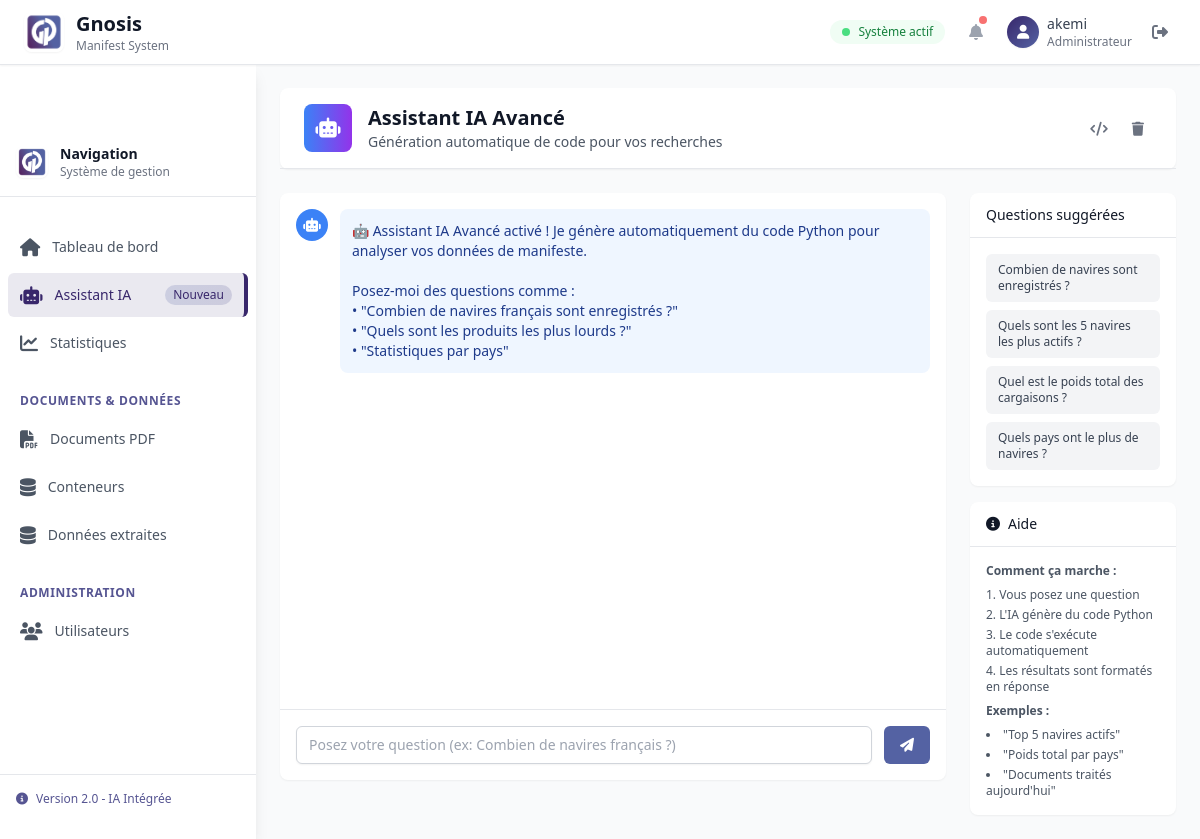
Page /chatbot/advanced/ (signed in) on the earlier database version.
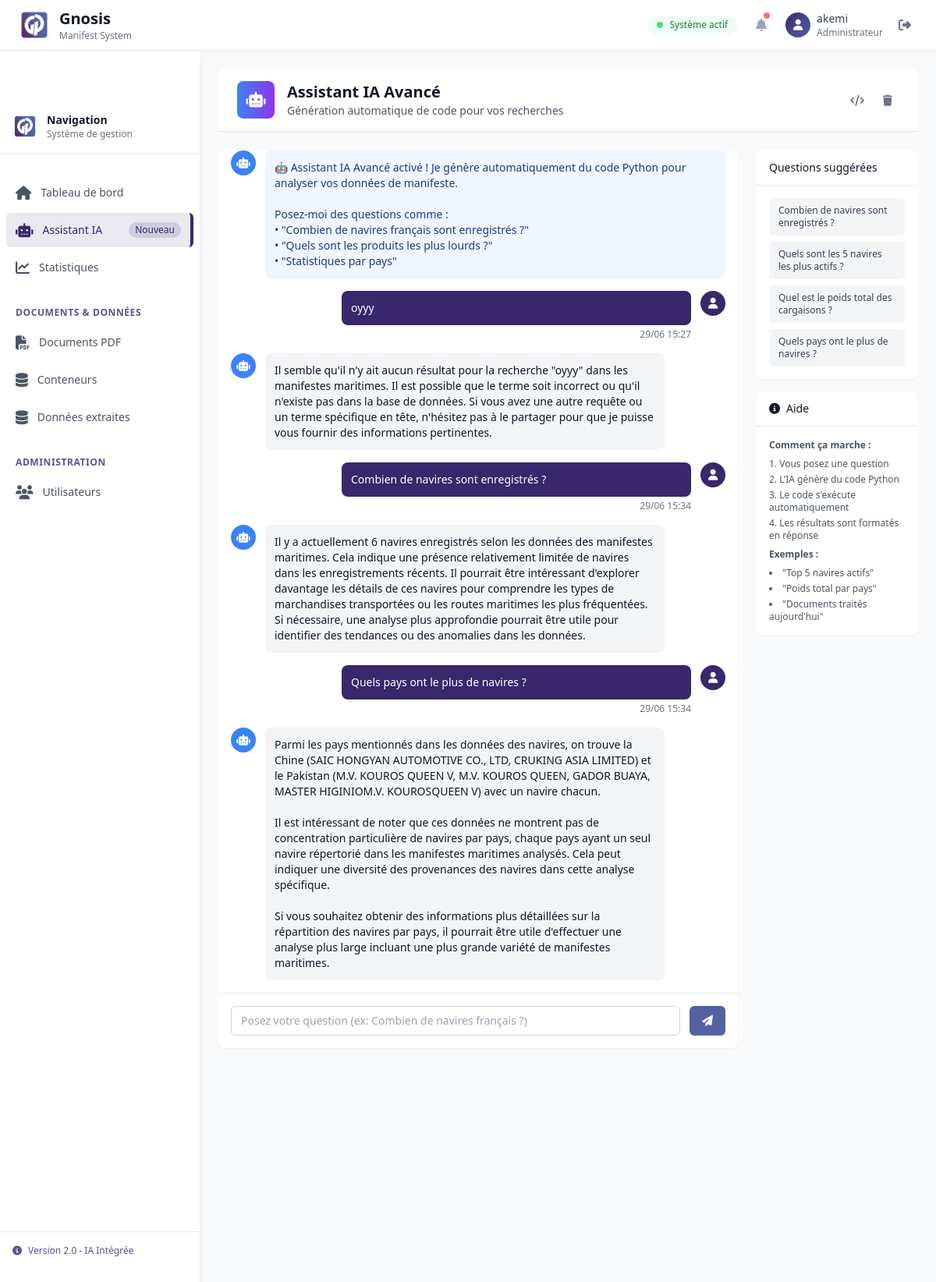
Same page on the later database version.
### manifest_app/models.py (models this page shows, shortened)
class ChatMessage(models.Model):
    user = models.ForeignKey(User, on_delete=models.CASCADE)
    message = models.TextField()
    response = models.TextField()
    intent = models.JSONField(null=True, blank=True)
    created_at = models.DateTimeField(auto_now_add=True)
    class Meta:
        ordering = ['-created_at']

### manifest_app/views.py (the view)
# urls.py: path('chatbot/advanced/', views.chatbot_advanced_view, name='chatbot_advanced'),
@login_required
def chatbot_advanced_view(request):
    chat_history = ChatMessage.objects.filter(user=request.user)[:10]
    try:
        chatbot_service = ChatbotService()
        suggested_questions = chatbot_service.get_suggested_questions()
    except Exception as e:
        suggested_questions = [
            "Combien de navires sont enregistrés ?",
            "Quels sont les 5 navires les plus actifs ?",
            "Quel est le poids total des cargaisons ?",
            "Quels pays ont le plus de navires ?",
        ]
    context = {
        'chat_history': chat_history,
        'suggested_questions': suggested_questions,
    }
    return render(request, 'manifest_app/chatbot_advanced.html', context)

### templates/manifest_app/chatbot_advanced.html (shortened to what the changed rows need)
{% extends 'base.html' %}
{% block content %}
<div class="max-w-6xl mx-auto space-y-4 md:space-y-6">
    <div class="bg-white shadow-sm rounded-lg">
        <div class="px-4 py-3 sm:px-6 sm:py-4 border-b border-gray-200">
            <div class="flex items-center justify-between">
                <div class="flex items-center">
                    <div>
                        <h1 class="text-lg sm:text-xl font-bold text-gray-900">Assistant IA Avancé</h1>
                    </div>
                </div>
            </div>
        </div>
    </div>
    <div class="grid grid-cols-1 lg:grid-cols-4 gap-6">
        <div class="lg:col-span-3">
            <div class="bg-white shadow-sm rounded-lg flex flex-col" style="height: 70vh;">
                <div id="chatMessages" class="flex-1 overflow-y-auto p-4 space-y-4">
                    {% for chat in chat_history reversed %}
                    <div class="flex items-start space-x-3 justify-end">
                        <div class="flex-1 max-w-xs sm:max-w-md">
                            <div class="bg-primary-500 text-white rounded-lg p-3">
                                <p class="text-sm">{{ chat.message }}</p>
                            </div>
                            <p class="text-xs text-gray-500 mt-1 text-right">{{ chat.created_at|date:"d/m H:i" }}</p>
                        </div>
                        <div class="flex-shrink-0">
                            <div class="w-8 h-8 bg-primary-500 rounded-full flex items-center justify-center">
                                <i class="fas fa-user text-white text-sm"></i>
                            </div>
                        </div>
                    </div>
                    <div class="flex items-start space-x-3">
                        <div class="flex-shrink-0">
                            <div class="w-8 h-8 bg-blue-500 rounded-full flex items-center justify-center">
                                <i class="fas fa-robot text-white text-sm"></i>
                            </div>
                        </div>
                        <div class="flex-1 max-w-xs sm:max-w-md lg:max-w-lg">
                            <div class="bg-gray-100 rounded-lg p-3">
                                <p class="text-sm text-gray-900 whitespace-pre-wrap">{{ chat.response }}</p>
                            </div>
                        </div>
                    </div>
                    {% endfor %}
                </div>
            </div>
        </div>
        <div class="lg:col-span-1 space-y-4">
            <div class="bg-white shadow-sm rounded-lg">
                <div class="p-4">
                    <div class="space-y-2">
                        {% for question in suggested_questions %}
                        <button onclick="sendSuggestedQuestion('{{ question|escapejs }}')"
                                class="w-full text-left text-xs bg-gray-100 hover:bg-gray-200 text-gray-700 px-3 py-2 rounded-md transition-colors">
                            {{ question }}
                        </button>
                        {% endfor %}
                    </div>
                </div>
            </div>
        </div>
    </div>
</div>
{% endblock %}

Differences in the rows shown:
added ChatMessage: message "oyyy", created_at "29/06 15:27", response "Il semble qu'il n'y ait aucun résultat pour la recherche \"oyyy\" dans les manifestes maritimes. Il est possible que le terme soit incorrect ou qu'il n'existe pas dans la base de données. Si vous avez une autre requête ou un terme spécifique en tête, n'hésitez pas à le partager pour que je puisse vous fournir des informations pertinentes."
added ChatMessage: message "Combien de navires sont enregistrés ?", created_at "29/06 15:34", response "Il y a actuellement 6 navires enregistrés selon les données des manifestes maritimes. Cela indique une présence relativement limitée de navires dans les enregistrements récents. Il pourrait être intéressant d'explorer davantage les détails de ces navires pour comprendre les types de marchandises transportées ou les routes maritimes les plus fréquentées. Si nécessaire, une analyse plus approfondie pourrait être utile pour identifier des tendances ou des anomalies dans les données."
added ChatMessage: message "Quels pays ont le plus de navires ?", created_at "29/06 15:34", response "Parmi les pays mentionnés dans les données des navires, on trouve la Chine (SAIC HONGYAN AUTOMOTIVE CO., LTD, CRUKING ASIA LIMITED) et le Pakistan (M.V. KOUROS QUEEN V, M.V. KOUROS QUEEN, GADOR BUAYA, MASTER HIGINIOM.V. KOUROSQUEEN V) avec un navire chacun. Il est intéressant de noter que ces données ne montrent pas de concentration particulière de navires par pays, chaque pays ayant un seul navire répertorié dans les manifestes maritimes analysés. Cela peut indiquer une diversité des provenances des navires dans cette analyse spécifique. Si vous souhaitez obtenir des informations plus détaillées sur la répartition des navires par pays, il pourrait être utile d'effectuer une analyse plus…"
